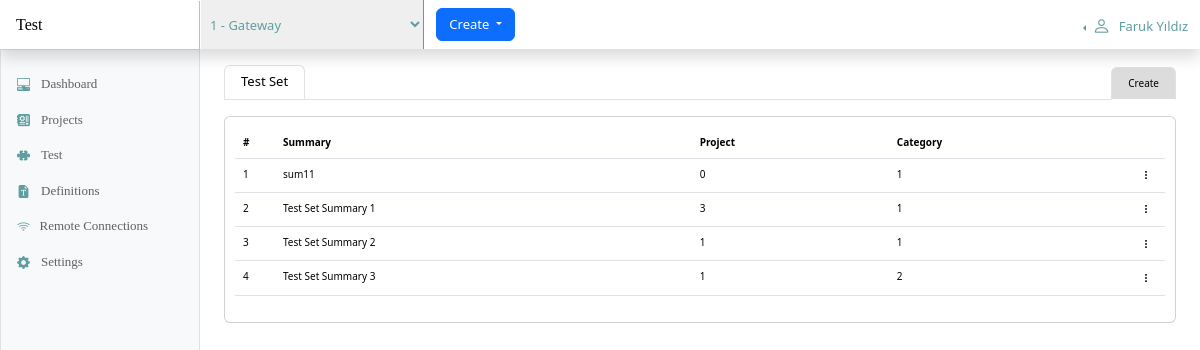
The page /test/set/ on the database its author committed.
### test_control/set/models.py (models this page shows)
class Set(models.Model):
    summary = models.CharField(max_length=250)
    description = models.TextField()
    project = models.IntegerField()
    category = models.IntegerField()
    priority = models.IntegerField()
    status = models.BooleanField(default=True)
    created_by = models.IntegerField(default=0)
    updated_by = models.IntegerField(default=0)
    created_at = models.DateTimeField(auto_now_add=True)
    updated_at = models.DateTimeField(auto_now=True)

### test_control/set/views.py (the view)
# urls.py: path('', views.index, name='index'),
def index(request):
    data = {
        "sets": Set.objects.all(),
        "projects": Project.objects.all()
    }
    return render(request, "test_control/set/index.html", data)

### templates/test_control/set/index.html (shortened to what this page needs)
{% extends 'layout.html' %}
{% load static %}
{% block container_title %}
<ul class="nav nav-tabs" id="myTab" role="tablist"
    style="font-size: small; border: 1px; float: bottom; margin-bottom: -15px">
    <li class="nav-item" role="presentation">
        <button class="nav-link active" id="home-tab" data-bs-toggle="tab" data-bs-target="#home-tab-pane" type="button"
            role="tab" aria-controls="home-tab-pane" aria-selected="true">Test Set</button>
    </li>
</ul>
{% endblock %}
{% block toolbar %}
<ul class="nav nav-tabs" id="myTab" role="tablist"
    style="font-size: small; border: 1px; float: bottom; margin-bottom: -10px;">
    <li class="nav-item" role="presentation">
        <a class="nav-link active" id="home-tab" style="font-size: x-small; background-color: gainsboro" href="/test/set/create">Create</a>
    </li>
</ul>
{% endblock %}
{% block content %}
<div class="row">
    <div class="col-md-12">
       <div class="table-responsive card" style="padding: 10px; font-size: x-small">
            <table class="table table-hover">
                <thead>
                    <th style="width: 40px;">#</th>
                    <th>Summary</th>
                    <th>Project</th>
                    <th>Category</th>
                    <th style="width: 40px;"></th>
                </thead>
                <tbody>
                    {% for set in sets %}
                        <tr>
                            <td>{{ set.id }}</td>
                            <td>{{ set.summary }}</td>
                            <td>{{ set.project }}</td>
                            <td>{{ set.category }}</td>
                            <td>
                                <div class="dropdown" style="float: right; font-size: x-small">
                                    <a role="button" data-bs-toggle="dropdown" aria-expanded="false">
                                        <i class="bi bi-three-dots-vertical"></i>
                                    </a>
                                </div>
                            </td>
                        </tr>
                    {% endfor %}
                </tbody>
            </table>
       </div>
    </div>
</div>
{% endblock %}

### static/css/dashboard.css (style rules this page uses)
.bi { display: inline-block; width: 1rem; height: 1rem; }

### templates/layout.html (style rules this page uses)
html, body { height: 100%; margin: 0px; padding: 0px; }
.bi { vertical-align: -.125em; fill: currentColor; }

### rows shown on the page
Set: id "1", summary "sum11", project "0", category "1"
Set: id "2", summary "Test Set Summary 1", project "3", category "1"
Set: id "3", summary "Test Set Summary 2", project "1", category "1"
Set: id "4", summary "Test Set Summary 3", project "1", category "2"

### other values the page prints
form field value "1 - Gateway"
